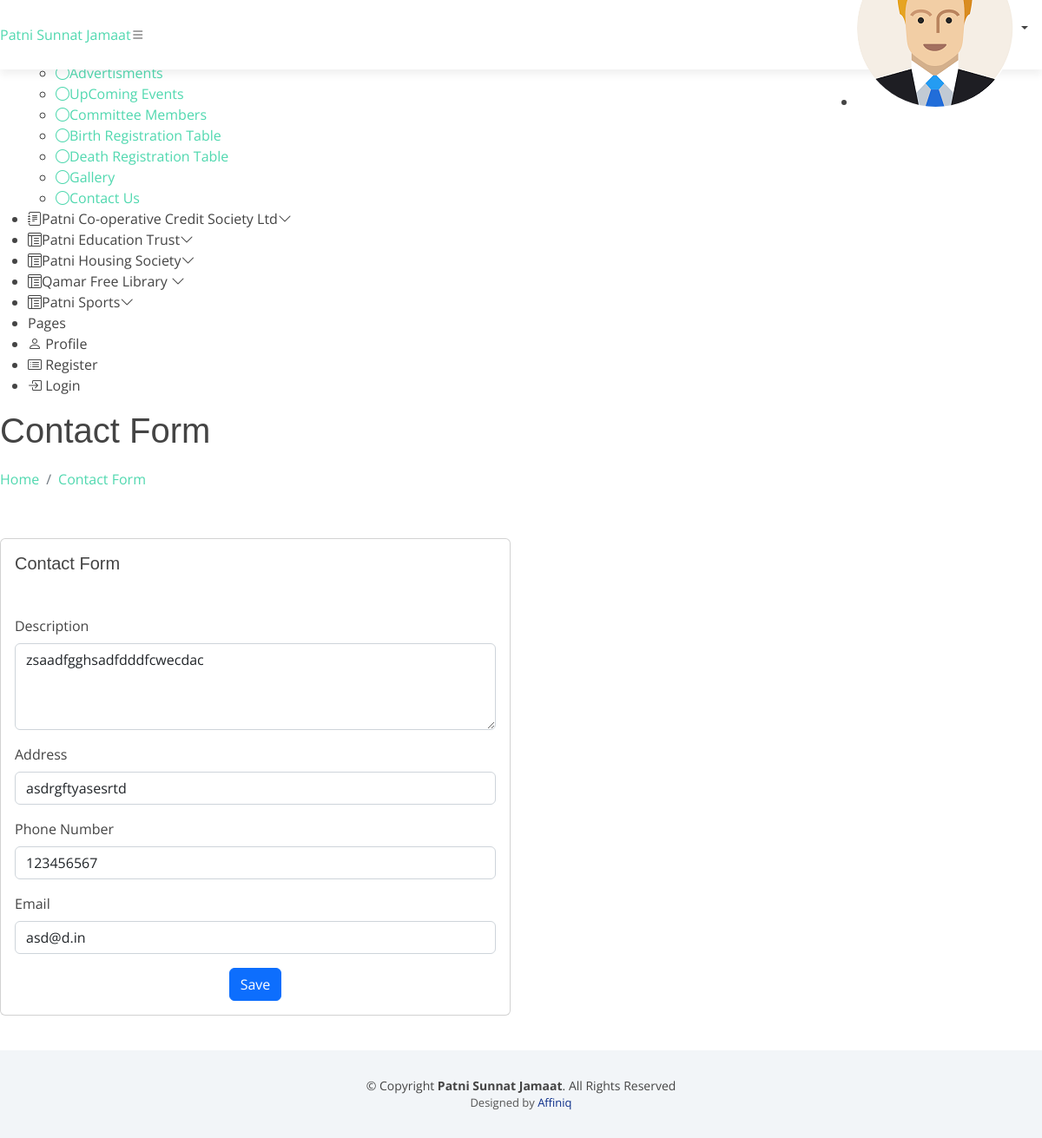
Screenshot of /admin/qamar-free-library-contact.php (signed in) with the database file from the repository.
### tables this page shows
CREATE TABLE `contact` (
  `sid` int(11) NOT NULL,
  `description` varchar(255) NOT NULL,
  `address` varchar(255) NOT NULL,
  `phone_number` varchar(255) NOT NULL,
  `email` varchar(255) NOT NULL,
  `committ_id` int(11) NOT NULL
);

### admin/qamar-free-library-contact.php (the view, shortened to what this page needs)
<?php include 'header.php';?>
<main id="main" class="main">
<div class="pagetitle">
  <h1>Contact Form</h1>
  <nav>
    <ol class="breadcrumb">
      <li class="breadcrumb-item"><a href="index.php">Home</a></li>
      <li class="breadcrumb-item active"><a href="qamar-free-library-contact.php">Contact Form</a></li>
    </ol>
  </nav>
</div>
<section class="section">
  <div class="row">
     <div class="col-lg-6">
      <div class="card">
        <div class="card-body">
          <h5 class="card-title">Contact Form</h5>
          <?php
require ('config1.php');
$sql= "SELECT * FROM contact WHERE sid=5";
$result = mysqli_query($conn,$sql) or die("Failed");
if(mysqli_num_rows($result)>0){
    while($row = mysqli_fetch_assoc($result)){
?>
          <form class="row g-3" action="q-contact-update.php" method="POST">
          <div class="col-12">
            </div>
           <div class="col-12">
              <label for="inputAddress" class="form-label">Description</label>
              <textarea class="form-control" name="description" style="height: 100px"><?php echo $row['description'];?></textarea>
            </div>
           <div class="col-12">
              <label for="inputAddress" class="form-label">Address</label>
              <input type="text" class="form-control" id="inputAddress" name="address" placeholder="1234 Main St" value="<?php echo $row['address'];?>">
            </div>
            <div class="col-12">
              <label for="inputNanme4" class="form-label">Phone Number</label>
              <input type="text" class="form-control" id="inputNanme4" name="phone_number" value="<?php echo $row['phone_number'];?>">
            </div>
            <div class="col-12">
              <label for="inputEmail4" class="form-label">Email</label>
              <input type="email" class="form-control" id="inputEmail4" name="email" value="<?php echo $row['email'];?>">
            </div>
            <div class="text-center">
              <button type="submit" class="btn btn-primary" name="submit">Save</button>
            </div>
          </form>
     <?php }
    }
    ?>
        </div>
      </div>
    </div>
  </div>
</section>
</main>
<?php include 'footer.php';?>

### assets/css/style.css (style rules this page uses)
body { background: #fff; color: #444; font-family: "Open Sans", sans-serif; }
h1, h2, h3, h4, h5, h6 { font-family: "Montserrat", sans-serif; font-weight: 400; margin: 0 0 20px 0; padding: 0; }
section { padding: 40px 0; overflow: hidden; }

### rows the page displays
contact: description "zsaadfgghsadfdddfcwecdac", address "asdrgftyasesrtd", phone_number "123456567", email "asd@d.in"
